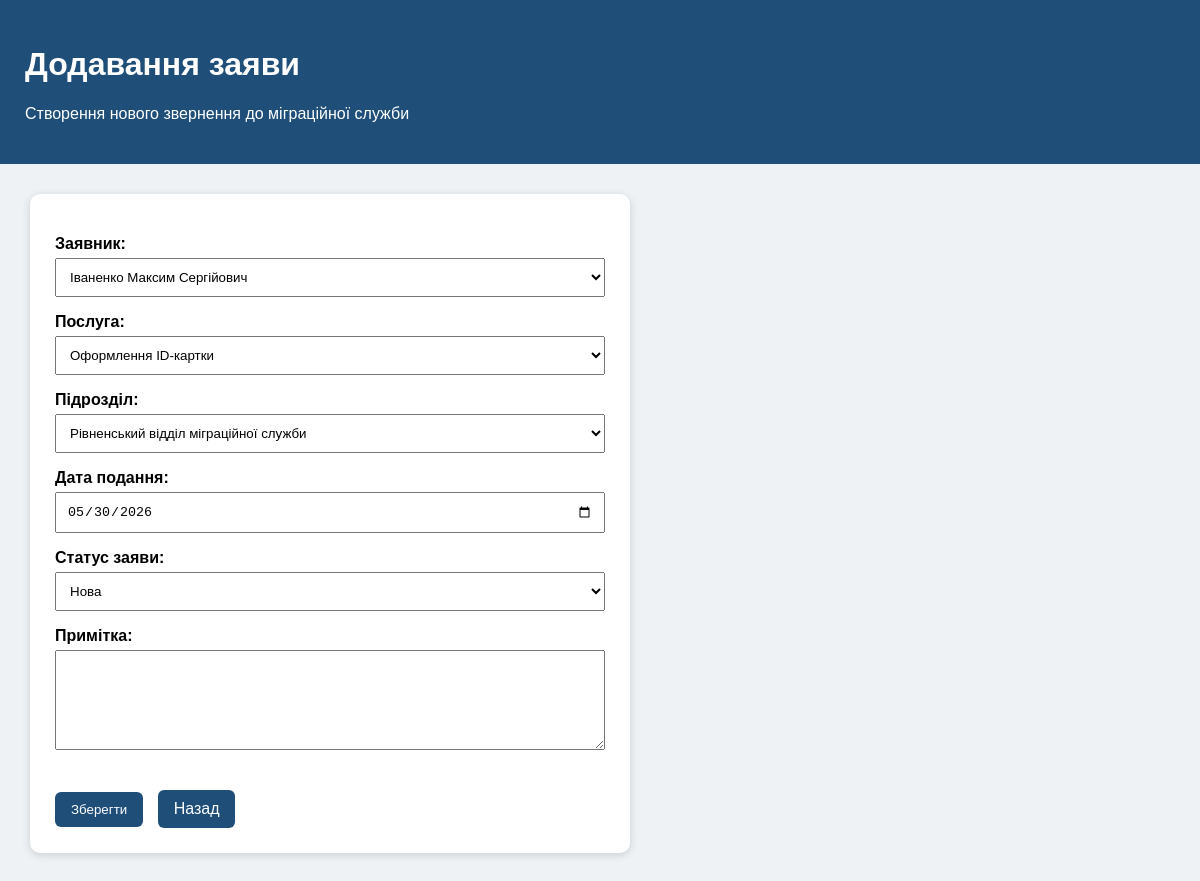
Screenshot of /applications/2/edit/ (signed in) with the database file from the repository.
### records/models.py (models this page shows, shortened)
class Application(models.Model):
    STATUS_CHOICES = [
        ("new", "Нова"),
        ("processing", "В обробці"),
        ("waiting", "Очікує документи"),
        ("completed", "Виконана"),
        ("rejected", "Відхилена"),
    ]
    applicant = models.ForeignKey(
        Applicant,
        on_delete=models.CASCADE,
        verbose_name="Заявник"
    )
    service = models.ForeignKey(
        Service,
        on_delete=models.PROTECT,
        verbose_name="Послуга"
    )
    employee = models.ForeignKey(
        settings.AUTH_USER_MODEL,
        on_delete=models.SET_NULL,
        null=True,
        blank=True,
        verbose_name="Працівник"
    )
    department = models.ForeignKey(
        Department,
        on_delete=models.SET_NULL,
        null=True,
        blank=True,
        verbose_name="Підрозділ"
    )
    created_date = models.DateField("Дата подання")
    status = models.CharField(
        "Статус заяви",
        max_length=20,
        choices=STATUS_CHOICES,
        default="new"
    )
    note = models.TextField("Примітка", blank=True)
    class Meta:
        verbose_name = "Заява"
        verbose_name_plural = "Заяви"

### records/views.py (the view)
# urls.py: path("applications/<int:pk>/edit/", views.application_update, name="application_update"),
@login_required
def application_update(request, pk):
    application = get_object_or_404(Application, pk=pk)
    if request.method == "POST":
        form = ApplicationForm(request.POST, instance=application)
        if form.is_valid():
            updated_application = form.save(commit=False)
            updated_application.employee = application.employee
            updated_application.save()
            return redirect("applications_list")
    else:
        form = ApplicationForm(instance=application)
    context = {
        "form": form,
        "application": application,
    }
    return render(request, "records/application_form.html", context)

### records/forms.py
class ApplicationForm(forms.ModelForm):
    class Meta:
        model = Application
        fields = [
            "applicant",
            "service",
            "department",
            "created_date",
            "status",
            "note",
        ]
        widgets = {
            "created_date": forms.DateInput(attrs={"type": "date"}),
        }

### records/models.py (called while the page is built)
    def __str__(self):
        return self.name

    def __str__(self):
        return f"{self.surname} {self.name} {self.patronymic}"

    def __str__(self):
        return self.name

### records/templates/records/application_form.html (shortened to what this page needs)
<!DOCTYPE html>
<html lang="uk">
<head>
</head>
<body>
    <div class="header">
        <h1>Додавання заяви</h1>
        <p>Створення нового звернення до міграційної служби</p>
    </div>
    <div class="content">
        <form method="post">
            {{ form.as_p }}
            <button type="submit" class="button">Зберегти</button>
            <a href="/applications/" class="button back">Назад</a>
        </form>
    </div>
</body>
</html>

### records/templates/records/application_form.html (style rules this page uses)
body { font-family: Arial, sans-serif; background-color: #eef2f5; margin: 0; }
.header { background-color: #1f4e79; color: white; padding: 25px; }
.content { padding: 30px; }
form { background-color: white; padding: 25px; border-radius: 10px; width: 550px; box-shadow: 0 2px 8px rgba(0,0,0,0.15); }
label { display: block; margin-top: 12px; font-weight: bold; }
input, select, textarea { width: 100%; padding: 10px; margin-top: 5px; box-sizing: border-box; }
textarea { height: 100px; }
.button { display: inline-block; background-color: #1f4e79; color: white; padding: 10px 16px; text-decoration: none; border-radius: 6px; border: none; margin-top: 20px; cursor: pointer; }
.back { margin-left: 10px; }

### rows the page displays
Application: applicant "Іваненко Максим Сергійович", service "Оформлення ID-картки", department "Рівненський відділ міграційної служби", created_date "05/30/2026", status "Нова"
